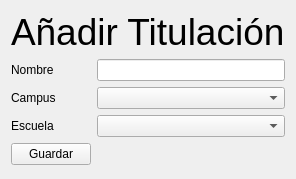
<?xml version="1.0" encoding="UTF-8"?>
<ui version="4.0">
 <class>addTitulation</class>
 <widget class="QWidget" name="addTitulation">
  <property name="geometry">
   <rect>
    <x>0</x>
    <y>0</y>
    <width>294</width>
    <height>179</height>
   </rect>
  </property>
  <property name="windowTitle">
   <string>AñadirTitulacion</string>
  </property>
  <layout class="QFormLayout" name="formLayout">
   <item row="0" column="0" colspan="2">
    <widget class="QLabel" name="Title">
     <property name="font">
      <font>
       <pointsize>28</pointsize>
      </font>
     </property>
     <property name="text">
      <string>Añadir Titulación</string>
     </property>
    </widget>
   </item>
   <item row="1" column="0">
    <widget class="QLabel" name="nombre">
     <property name="text">
      <string>Nombre</string>
     </property>
    </widget>
   </item>
   <item row="1" column="1">
    <widget class="QLineEdit" name="nombreText"/>
   </item>
   <item row="2" column="0">
    <widget class="QLabel" name="campus">
     <property name="text">
      <string>Campus</string>
     </property>
    </widget>
   </item>
   <item row="2" column="1">
    <widget class="QComboBox" name="campusText"/>
   </item>
   <item row="3" column="0">
    <widget class="QLabel" name="escuela">
     <property name="text">
      <string>Escuela</string>
     </property>
    </widget>
   </item>
   <item row="3" column="1">
    <widget class="QComboBox" name="escuelaText"/>
   </item>
   <item row="4" column="0">
    <widget class="QPushButton" name="guardar">
     <property name="text">
      <string>Guardar</string>
     </property>
    </widget>
   </item>
  </layout>
 </widget>
 <resources/>
 <connections/>
</ui>
